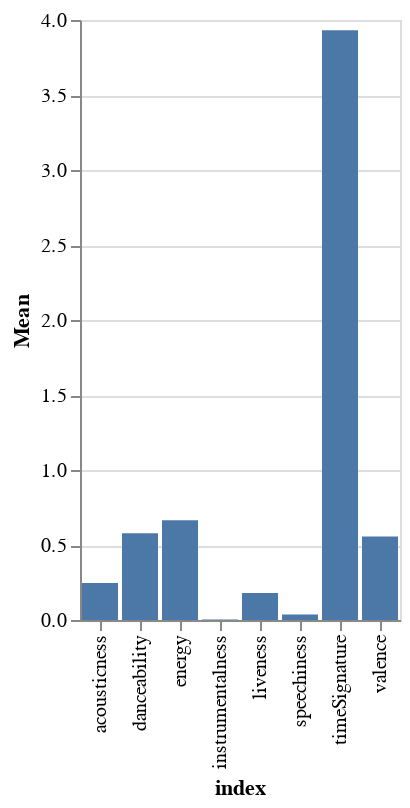

The notebook cell saved with this chart:
### Code cell
import altair as alt

source = pd.DataFrame(audioFeaturesDF.drop(columns=['tempo', 'loudness']))
source = pd.DataFrame(source.mean(axis=0), columns=['Mean']).reset_index()
alt.Chart(source).mark_bar().encode(x='index', y='Mean')
# source

### Figure 1 — Vega-Lite specification as saved in the notebook (floating-point values rounded to 4 significant figures)
{"config": {"view": {"continuousWidth": 400, "continuousHeight": 300}}, "data": {"name": "data-6f6346879c784560fe88b24f68d57c06"}, "mark": "bar", "encoding": {"x": {"type": "nominal", "field": "index"}, "y": {"type": "quantitative", "field": "Mean"}}, "$schema": "https://vega.github.io/schema/vega-lite/v4.8.1.json", "datasets": {"data-6f6346879c784560fe88b24f68d57c06": [{"index": "acousticness", "Mean": 0.2465}, {"index": "danceability", "Mean": 0.5788}, {"index": "energy", "Mean": 0.6652}, {"index": "instrumentalness", "Mean": 0.004064}, {"index": "liveness", "Mean": 0.1796}, {"index": "speechiness", "Mean": 0.03744}, {"index": "valence", "Mean": 0.5561}, {"index": "timeSignature", "Mean": 3.932}]}}
